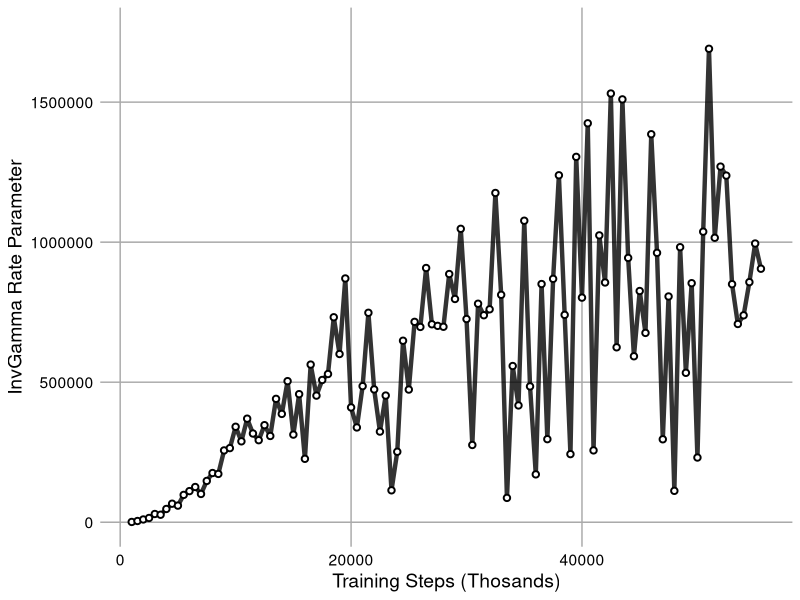
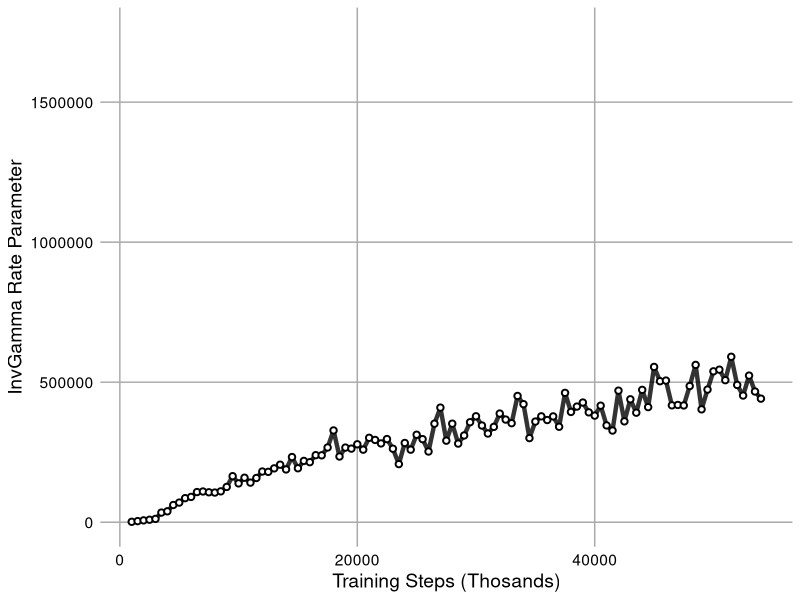
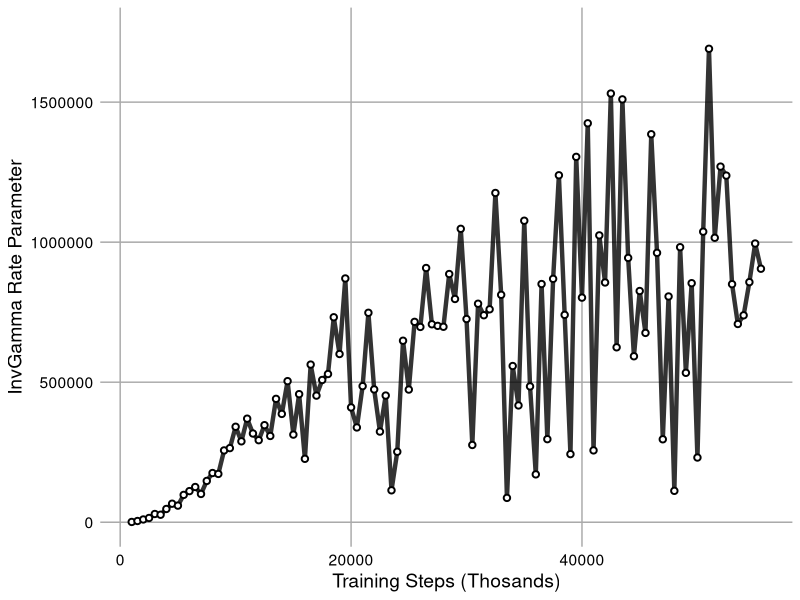
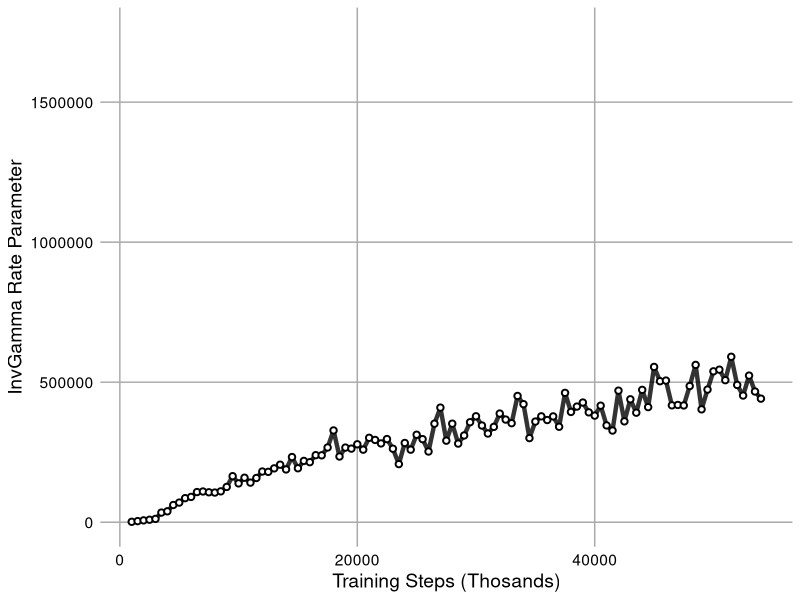

Reproduce these figures in R, in order.
library(ggplot2)
library(dplyr)
library(reshape2)

theme_set(theme_minimal() + 
              theme(legend.position = 'bottom', 
                    legend.text = element_text(size=10),
                    axis.text.x = element_text(color='black'),
                    axis.text.y = element_text(color='black'),
                    text = element_text(size=14),
                    panel.grid.major = element_line(colour = "#AAAAAA"),
                    panel.grid.minor = element_line(colour = "#FFFFFF")))

# Original

setwd("~/masters-thesis/data/Stability")

df1 = read.csv("b_stability_acrobot.csv")
ggplot(data=df1, aes(x=Step)) + 
    geom_line(aes(y=Value),  size=1.5, alpha=0.8) + 
    geom_point(aes(y=Value),  size=1.5, shape=21, color="black", stroke=1, fill="white") + 
    labs(x="Training Steps (Thosands)", y="InvGamma Rate Parameter")+
    ylim(c(0,1.75e6))
ggsave("../../Thesis/fig/BUnstable.png", width=126*1, height=63*2, units="mm", dpi=150)

df2 = read.csv("b_stability_acrobot2.csv")
ggplot(data=df2, aes(x=Step)) + 
    geom_line(aes(y=Value),  size=1.5, alpha=0.8) + 
    geom_point(aes(y=Value),  size=1.5, shape=21, color="black", stroke=1, fill="white") + 
    labs(x="Training Steps (Thosands)", y="InvGamma Rate Parameter")+
    ylim(c(0,1.75e6))
ggsave("../../Thesis/fig/Bstable.png", width=126*1, height=63*2, units="mm", dpi=150)
